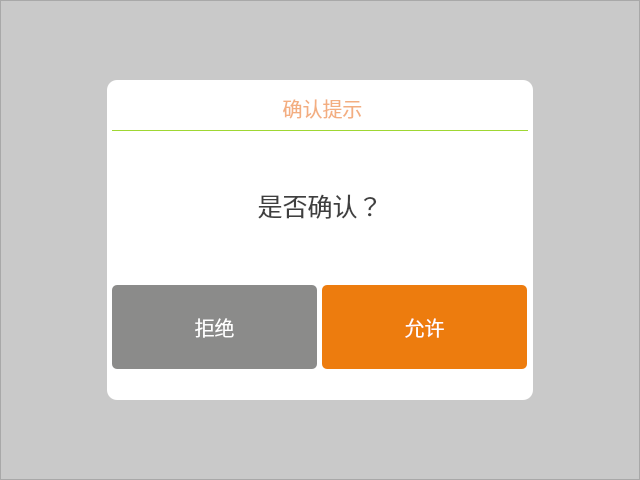
<?xml version="1.0" encoding="UTF-8"?>
<ui version="4.0">
 <class>ConfirmDialog</class>
 <widget class="QWidget" name="ConfirmDialog">
  <property name="geometry">
   <rect>
    <x>0</x>
    <y>0</y>
    <width>640</width>
    <height>480</height>
   </rect>
  </property>
  <property name="windowTitle">
   <string>Form</string>
  </property>
  <widget class="QFrame" name="bgframe">
   <property name="geometry">
    <rect>
     <x>0</x>
     <y>0</y>
     <width>640</width>
     <height>480</height>
    </rect>
   </property>
   <property name="styleSheet">
    <string notr="true">background-color:  rgba(48, 48, 48 ,20%);</string>
   </property>
   <property name="frameShape">
    <enum>QFrame::StyledPanel</enum>
   </property>
   <property name="frameShadow">
    <enum>QFrame::Raised</enum>
   </property>
   <widget class="QFrame" name="mainframe">
    <property name="geometry">
     <rect>
      <x>107</x>
      <y>80</y>
      <width>426</width>
      <height>320</height>
     </rect>
    </property>
    <property name="styleSheet">
     <string notr="true">QFrame#mainframe{
	background-color: rgb(255, 255, 255);
	border-radius:10px;
}</string>
    </property>
    <property name="frameShape">
     <enum>QFrame::StyledPanel</enum>
    </property>
    <property name="frameShadow">
     <enum>QFrame::Raised</enum>
    </property>
    <widget class="QPushButton" name="m_YesBtn">
     <property name="geometry">
      <rect>
       <x>215</x>
       <y>205</y>
       <width>205</width>
       <height>84</height>
      </rect>
     </property>
     <property name="styleSheet">
      <string notr="true">QPushButton
{
	background-color: rgb(237, 124, 14);
	color: white;
	font: 20px Semhei;
	border: 0px solid #C0C0C0; 
	border-radius:5px;
}

QPushButton:pressed
{
    background-color: #EAF0FF;  
    border: 1px solid #AAB4C4;  
}</string>
     </property>
     <property name="text">
      <string>允许</string>
     </property>
    </widget>
    <widget class="QLabel" name="m_title">
     <property name="geometry">
      <rect>
       <x>55</x>
       <y>15</y>
       <width>321</width>
       <height>26</height>
      </rect>
     </property>
     <property name="styleSheet">
      <string notr="true">color: rgb(243, 174, 128);
font: 20px Semhei;
border: 0px; 
background: transparent;</string>
     </property>
     <property name="text">
      <string>确认提示</string>
     </property>
     <property name="alignment">
      <set>Qt::AlignCenter</set>
     </property>
    </widget>
    <widget class="Line" name="line1">
     <property name="geometry">
      <rect>
       <x>5</x>
       <y>50</y>
       <width>416</width>
       <height>1</height>
      </rect>
     </property>
     <property name="styleSheet">
      <string notr="true">border: 0px;
background-color: rgb(159, 215, 51);</string>
     </property>
     <property name="orientation">
      <enum>Qt::Horizontal</enum>
     </property>
    </widget>
    <widget class="QLabel" name="m_TipMsg">
     <property name="geometry">
      <rect>
       <x>35</x>
       <y>85</y>
       <width>356</width>
       <height>81</height>
      </rect>
     </property>
     <property name="styleSheet">
      <string notr="true">color: rgb(63, 63, 63);
font: 25px Semhei;
border: 0px; 
background: transparent;</string>
     </property>
     <property name="text">
      <string>是否确认？</string>
     </property>
     <property name="textFormat">
      <enum>Qt::LogText</enum>
     </property>
     <property name="alignment">
      <set>Qt::AlignCenter</set>
     </property>
     <property name="wordWrap">
      <bool>true</bool>
     </property>
    </widget>
    <widget class="QPushButton" name="m_NoBtn">
     <property name="geometry">
      <rect>
       <x>5</x>
       <y>205</y>
       <width>205</width>
       <height>84</height>
      </rect>
     </property>
     <property name="styleSheet">
      <string notr="true">QPushButton
{
	background-color: rgb(139, 139, 138);
	color: white;
	font: 20px Semhei;
	border: 0px solid #C0C0C0; 
	border-radius:5px;
}

QPushButton:pressed
{
    background-color: #EAF0FF;  
    border: 1px solid #AAB4C4;  
}</string>
     </property>
     <property name="text">
      <string>拒绝</string>
     </property>
    </widget>
   </widget>
  </widget>
 </widget>
 <resources/>
 <connections/>
</ui>
